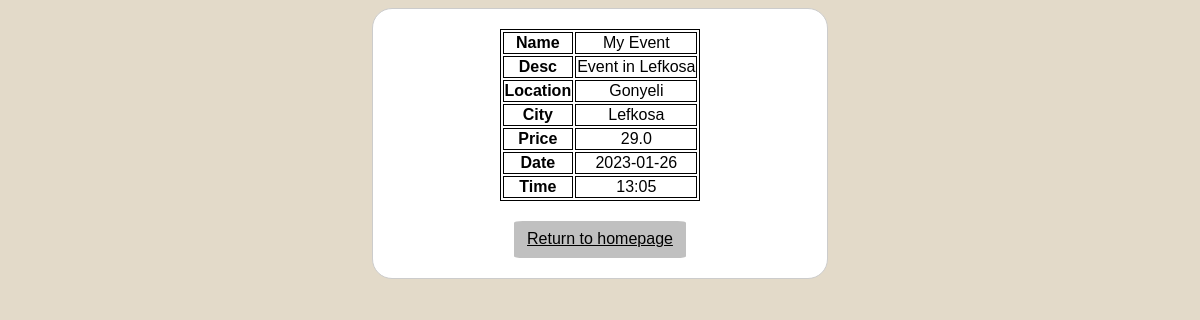
The page /eventinfo?id=4 on the database its author committed.
### tables this page shows
CREATE TABLE "event"
(
    eventid     INTEGER
        primary key autoincrement,
    name        TEXT,
    description TEXT,
    price       FLOAT,
    date        DATE,
    time        TIME,
    isActive    BOOLEAN,
    location    TEXT,
    cityID      INTEGER
        references city,
    username    TEXT
        references user
);

CREATE TABLE city(cityID INTEGER PRIMARY KEY AUTOINCREMENT, cityname TEXT);

### main.py (the view)
@app.route("/eventinfo")
def eventInfo():
        eventID = request.args.get('id')
        conn = sqlite3.connect("eventwebsite.db")
        c = conn.cursor()
        c.execute("SELECT event.*,c.cityname FROM event JOIN city c on c.cityID = event.cityID WHERE eventid=(?)",(eventID))
        rows = c.fetchone()
        return render_template("eventinfo.html",eventInfo=rows)

### templates/eventinfo.html (shortened to what this page needs)
<!DOCTYPE html>
<html lang="en">
<head>
    <link rel="stylesheet" href="/static/style.css">
</head>
<body>
<div class="table">
    <table align="center" >
        <tr>
            <th>Name</th>
            <td>{{ eventInfo[1] }}</td>
        </tr>
        <tr>
            <th>Desc</th>
            <td>{{ eventInfo[2] }}</td>
        </tr>
        <tr>
            <th>Location</th>
            <td>{{ eventInfo[7] }}</td>
        </tr>
        <tr>
            <th>City</th>
            <td>{{ eventInfo[10] }}</td>
        </tr>
        <tr>
            <th>Price</th>
            <td>{{ eventInfo[3] }}</td>
        </tr>
        <tr>
            <th>Date</th>
            <td>{{ eventInfo[4] }}</td>
        </tr>
        <tr>
            <th>Time</th>
            <td>{{ eventInfo[5] }}</td>
        </tr>
    </table>
    <a href="{{ url_for('index') }}" class="btn">Return to homepage</a>
</div>
</body>
</html>

### static/style.css (style rules this page uses)
body { font-family: Arial, sans-serif; background-color: #e3dac9; }
table, th, td { border:1px solid black; }
.table { width: 35%; margin: 0 auto; background-color: white; border: 1px solid #ccc; border-radius: 20px; padding: 20px; text-align: center; justify-items: center; }
.btn { color: black; background-color: #C0C0C0; display: inline-block; border: 1px solid transparent; padding: 6px 12px; line-height: 1.42857143; border-radius: 5%; text-align: center; }

### rows shown on the page
event: name "My Event", description "Event in Lefkosa", location "Gonyeli", price "29.0", date "2023-01-26", time "13:05"
city: cityname "Lefkosa"
